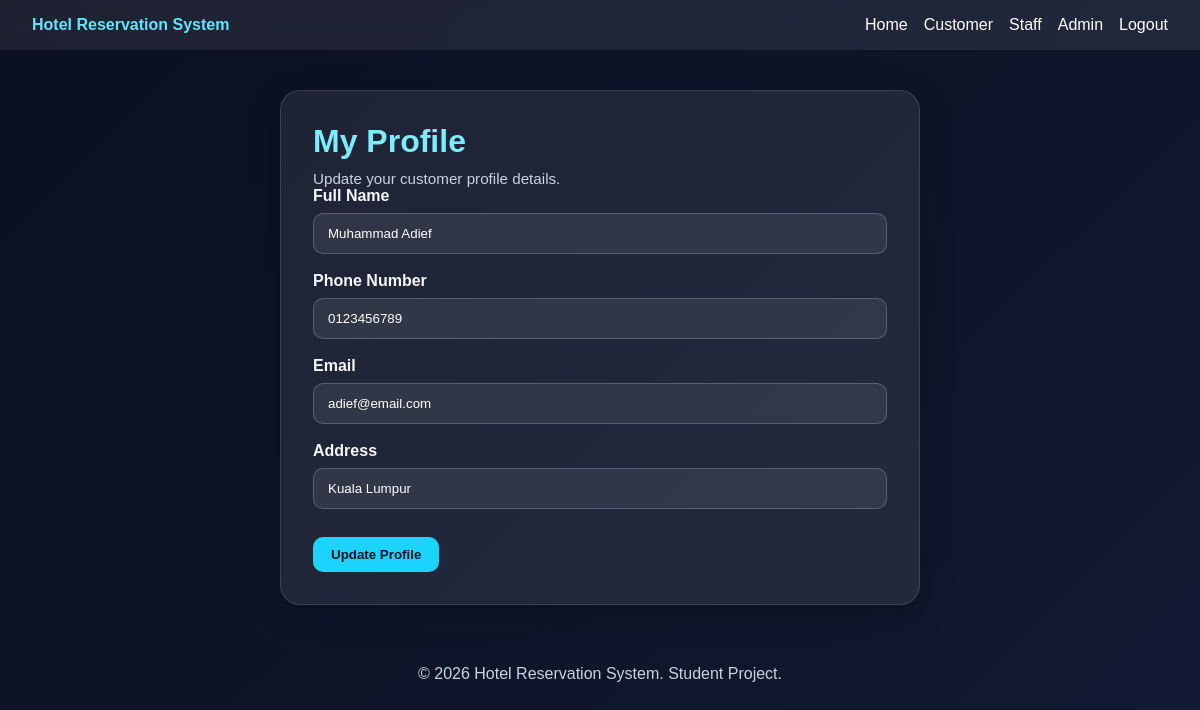
/customer/profile.php (signed in), run on the app's committed database.
### tables this page shows
CREATE TABLE CUSTOMER (
    CustomerID INT AUTO_INCREMENT PRIMARY KEY,
    FullName VARCHAR(100) NOT NULL,
    IC_PassportNo VARCHAR(20) NOT NULL UNIQUE,
    Gender VARCHAR(10) NOT NULL,
    DateOfBirth DATE NOT NULL,
    PhoneNo VARCHAR(15) NOT NULL,
    Email VARCHAR(100) UNIQUE,
    Address VARCHAR(255) NOT NULL,
    Username VARCHAR(50) NOT NULL UNIQUE,
    Password VARCHAR(255) NOT NULL
);

### config/helpers.php (called while the page is built, shortened)
<?php
function h(?string $value): string {
    return htmlspecialchars((string)$value, ENT_QUOTES, 'UTF-8');
}
?>

### customer/profile.php (the view, shortened to what this page needs)
<?php
require_once __DIR__ . '/../config/helpers.php';
$customerId = (int) $_SESSION['user_id'];
$stmt = $pdo->prepare("SELECT * FROM CUSTOMER WHERE CustomerID = ?");
$stmt->execute([$customerId]);
$customer = $stmt->fetch();
include __DIR__ . '/../includes/header.php';
include __DIR__ . '/../includes/navbar.php';
?>
<div class="form-card">
    <h1>My Profile</h1>
    <p class="small-text">Update your customer profile details.</p>
    <form method="POST">
        <div class="form-group"><label>Full Name</label><input type="text" name="full_name" value="<?php echo h($customer['FullName'] ?? ''); ?>" required></div>
        <div class="form-group"><label>Phone Number</label><input type="text" name="phone" value="<?php echo h($customer['PhoneNo'] ?? ''); ?>" required></div>
        <div class="form-group"><label>Email</label><input type="email" name="email" value="<?php echo h($customer['Email'] ?? ''); ?>"></div>
        <div class="form-group"><label>Address</label><input type="text" name="address" value="<?php echo h($customer['Address'] ?? ''); ?>" required></div>
        <button type="submit" class="btn">Update Profile</button>
    </form>
</div>
<?php include __DIR__ . '/../includes/footer.php'; ?>

### assets/css/style.css (style rules this page uses)
* { box-sizing: border-box; margin: 0; padding: 0; }
body { font-family: Arial, sans-serif; background: linear-gradient(135deg, #0b1020, #111a33); color: #f4f7fb; min-height: 100vh; }
.btn { display: inline-block; padding: 10px 18px; background: #1dd3ff; color: #08111f; border-radius: 10px; text-decoration: none; font-weight: bold; margin-top: 10px; border: none; cursor: pointer; }
.form-card { max-width: 640px; margin: 40px auto; padding: 32px; background: rgba(255,255,255,0.08); border-radius: 20px; border: 1px solid rgba(255,255,255,0.12); box-shadow: 0 8px 32px rgba(0,0,0,0.25); }
.form-card h1 { margin-bottom: 10px; color: #7cecff; }
.form-group { margin-bottom: 18px; }
label { display: block; margin-bottom: 8px; font-weight: bold; }
input, select { width: 100%; padding: 12px 14px; border-radius: 10px; border: 1px solid rgba(255,255,255,0.2); background: rgba(255,255,255,0.08); color: white; }
input::placeholder { color: #d2dbe6; }
.small-text { color: #c7d4e2; font-size: 0.95rem; }

### data on the page
customer: full_name "Muhammad Adief", phone "0123456789", email "adief@email.com", address "Kuala Lumpur"
